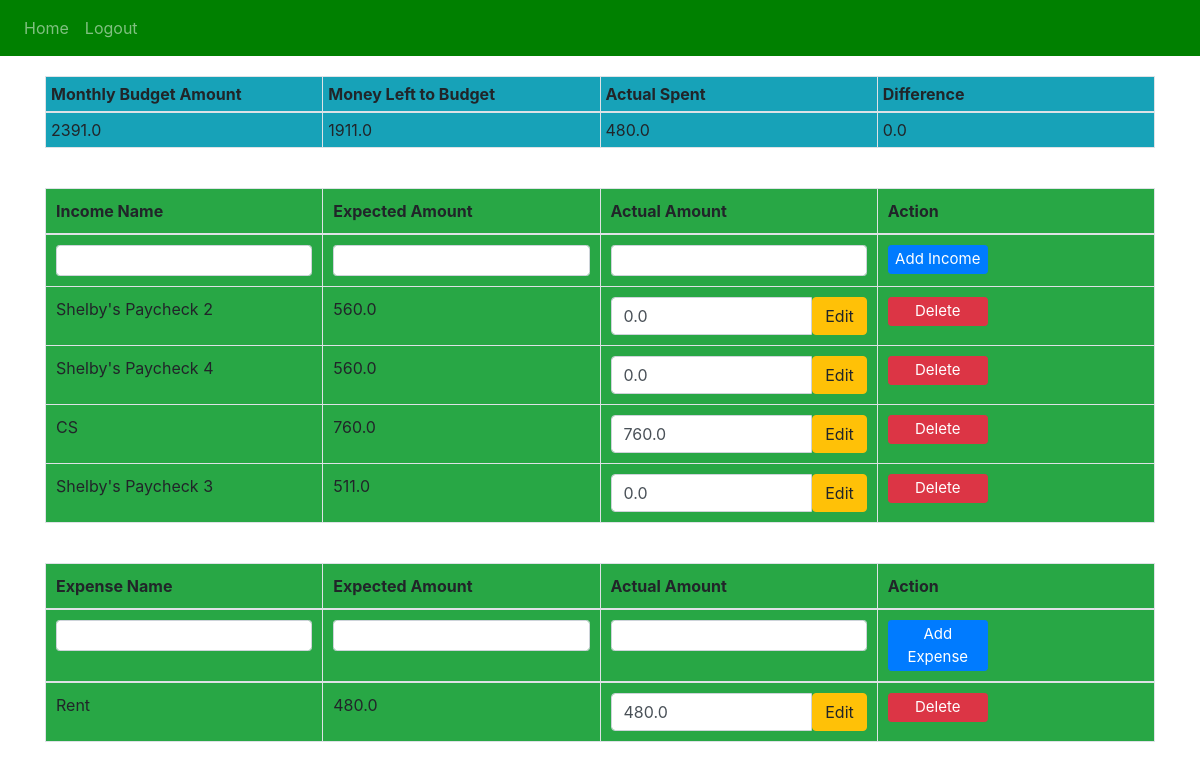
Screenshot of / (signed in) with the database file from the repository.
### website/models.py (models this page shows)
class Income(db.Model):
    id = db.Column(db.Integer, primary_key=True)
    income_name = db.Column(db.String(150))
    expected_income = db.Column(db.Float)
    actual_income = db.Column(db.Float)
    date = db.Column(db.DateTime(timezone=True), default=func.now())
    user_id = db.Column(db.Integer, db.ForeignKey('user.id'))

class Expense(db.Model):
    id = db.Column(db.Integer, primary_key=True)
    expense_name = db.Column(db.String(150))
    expected_expense = db.Column(db.Float)
    actual_expense = db.Column(db.Float)
    date = db.Column(db.DateTime(timezone=True), default=func.now())
    user_id = db.Column(db.Integer, db.ForeignKey('user.id'))

### website/views.py (the view)
@views.route('/', methods=['GET', 'POST'])
@login_required
def home():
    if request.method == 'POST':
        if 'expenseName' in request.form:
            addExpense()
        if 'incomeName' in request.form:
            addIncome()
    return render_template(
        "home.html",
        user=current_user,
        total_income=get_total_income(),
        remaining_to_budget=get_remaining_to_budget(),
        actual_spent=get_actual_spent(),
        difference=get_difference()
        )

### website/__init__.py (called while the page is built)
def create_app():
    app = Flask(__name__)
    app.config['SECRET_KEY'] = 'alhgaklgdakd jakhgakaggaae'
    app.config['SQLALCHEMY_DATABASE_URI'] = f'sqlite:///{DB_NAME}'
    db.init_app(app)
    from .views import views
    from .auth import auth
    app.register_blueprint(views, url_prefix='/')
    app.register_blueprint(auth, url_prefix='/')
    from .models import User, Expense, Income
    with app.app_context():
        db.create_all()
    login_manager = LoginManager()
    login_manager.login_view = 'auth.login'
    login_manager.init_app(app)
    @login_manager.user_loader
    def load_user(id):
        return User.query.get(int(id))
    return app

### website/views.py (called while the page is built)
def get_total_income():
    incomes = Income.query.with_entities(Income.expected_income).all()
    total_income = sum(income.expected_income for income in incomes)
    return total_income

def get_total_expenses():
    expenses = Expense.query.with_entities(Expense.expected_expense).all()
    total_expenses = sum(expense.expected_expense for expense in expenses)
    return total_expenses

def get_remaining_to_budget():
    total_income = get_total_income()
    total_expenses = get_total_expenses()
    remaining_to_budget = total_income - total_expenses
    return remaining_to_budget

def get_actual_spent():
    actual_expenses = Expense.query.with_entities(Expense.actual_expense).all()
    total_actual_expenses = sum(expense.actual_expense for expense in actual_expenses)
    return total_actual_expenses

def get_difference():
    total_expenses = get_total_expenses()
    actual_spent = get_actual_spent()
    difference = total_expenses - actual_spent
    return difference

### website/templates/home.html (shortened to what this page needs)
{% extends "base.html" %}
{% block content %}
<div id="tableContainer">
    <table class="table table-bordered" id="budgetTable">
        <thead>
            <tr>
                <th class="bg-info">Monthly Budget Amount</th>
                <th class="bg-info">Money Left to Budget</th>
                <th class="bg-info">Actual Spent</th>
                <th class="bg-info">Difference</th>
            </tr>
        </thead>
        <tbody>
            <tr>
                <td class="bg-info">{{ total_income }}</td>
                <td class="bg-info">{{ remaining_to_budget }}</td>
                <td class="bg-info">{{ actual_spent }}</td>
                <td class="bg-info">{{ difference }}</td>
            </tr>
        </tbody>
    </table>
</div>
<div id="tableContainer">
<table class="table table-bordered" id="incomeTable">
    <thead>
        <tr>
            <th class="bg-success">Income Name</th>
            <th class="bg-success">Expected Amount</th>
            <th class="bg-success">Actual Amount</th>
            <th class="bg-success">Action</th>
        </tr>
    </thead>
    <tbody>
            <tr>
                <form method="POST">
                    <td class="bg-success">
                        <input class="form-control form-control-sm" type="text" id="incomeName" name="incomeName" required>
                    </td>
                    <td class="bg-success">
                        <input class="form-control form-control-sm" type="number" id="expectedIncome" name="expectedIncome" required>
                    </td>
                    <td class="bg-success">
                        <input class="form-control form-control-sm" type="number" id="actualIncome" name="actualIncome" required>
                    </td>
                    <td class="bg-success">
                        <button type="submit" class="btn btn-primary btn-sm btn-custom">Add Income</button>
                    </td>
                </form>
            </tr>
        {% for income in user.incomes %}
        <tr>
            <td class="bg-success">{{ income.income_name }}</td>
            <td class="bg-success">{{ income.expected_income }}</td>
            <td class="bg-success">
            	<form id="form-{{ income.id }}" method="POST">
                    <div class="input-group">
                        <input type="number" class="form-control" name="actualIncome" value="{{ income.actual_income }}" aria-describedby="button-addon2" required>
                    	<button class="btn btn-warning" type="button" id="button-addon2" onClick="updateIncome({{ income.id }})">Edit</button>
                   </div>
                </form>
	        </td>
            <td class="bg-success">
                <button type="button" class="btn btn-danger btn-sm btn-custom" onClick="deleteIncome({{ income.id }})">Delete</button>
            </td>
        </tr>
        {% endfor %}
    </tbody>
</table>
</div>
<div id="tableContainer">
    <table class="table table-bordered" id="expenseTable">
        <thead>
            <tr>
                <th class="bg-success">Expense Name</th>
                <th class="bg-success">Expected Amount</th>
                <th class="bg-success">Actual Amount</th>
                <th class="bg-success">Action</th>
            </tr>
        </thead>
        <tr>
            <form method="POST">
                <td class="bg-success">
                    <input class="form-control form-control-sm" type="text" id="expenseName" name="expenseName" required>
                </td>
                <td class="bg-success">
                    <input class="form-control form-control-sm" type="number" id="expectedExpense" name="expectedExpense" required>
                </td>
                <td class="bg-success">
                    <input class="form-control form-control-sm" type="number" id="actualExpense" name="actualExpense" required>
                </td>
                <td class="bg-success">
                    <button type="submit" class="btn btn-primary btn-sm btn-custom">Add Expense</button>
                </td>
            </form>
        </tr>
        <tbody>
            {% for expense in user.expenses %}
            <tr>
                <td class="bg-success">{{ expense.expense_name }}</td>
                <td class="bg-success">{{ expense.expected_expense }}</td>
                <td class="bg-success">
                    <form id="form-{{ expense.id }}" method="POST">
                        <div class="input-group">
                            <input type="number" class="form-control" name="actualExpense" value="{{ expense.actual_expense }}" aria-describedby="button-addon2" required>
                            <button class="btn btn-warning" type="button" id="button-addon2" onClick="updateExpense({{ expense.id }})">Edit</button>
                        </div>
                    </form>
                </td>
                <td class="bg-success">
                    <button type="button" class="btn btn-danger btn-sm btn-custom" onClick="deleteExpense({{ expense.id }})">Delete</button>
                </td>
            </tr>
            {% endfor %}
        </tbody>
    </table>
</div>
{% endblock %}

### website/templates/base.html (shortened to what this page needs)
<!DOCTYPE html>
<html>
  <head>
    <link
      rel="stylesheet"
      href="https://stackpath.bootstrapcdn.com/bootstrap/4.4.1/css/bootstrap.min.css"
    />
    <link
      rel="stylesheet"
      href="https://stackpath.bootstrapcdn.com/font-awesome/4.7.0/css/font-awesome.min.css"
    />
  </head>
  <body>
    <nav class="navbar navbar-expand-lg navbar-dark" style="background-color: green;">
        <div class="collapse navbar-collapse" id="navbar">
          <div class="navbar-nav">
            {% if user.is_authenticated %}
            <a class="nav-item nav-link" id="home" href="/">Home</a>
            <a class="nav-item nav-link" id="logout" href="/logout">Logout</a>
            {% else %}
            <a class="nav-item nav-link" id="login" href="/login">Login</a>
            <a class="nav-item nav-link" id="signUp" href="/sign-up">Sign Up</a>
            {% endif %}
          </div>
        </div>
    </nav>
    <div class="container">
      {% block content %}
      {% endblock %}
    </div>
  </body>
  </html>

### website/templates/home.html (style rules this page uses)
.btn-custom { padding: 2px 5px; font-size: 15px; width: 100px; }
#incomeTable th, #incomeTable td { padding: 10px; width: calc(100% / 4); }
#tableContainer { display: flex; justify-content: center; border-collapse: collapse; flex-direction: column; align-items: center; width: 100%; }
#incomeTable { margin: 20px 0; }
#expenseTable th, #expenseTable td { padding: 10px; width: calc(100% /4); }
#expenseTable { margin: 20px 0; }
#budgetTable { margin: 20px 0; }
#budgetTable th, #budgetTable td { padding: 5px; width: calc(100% / 4); }
.input-group, .input-group input, .input-group button { margin-bottom: 0 !important; }

### rows the page displays
Income: income_name "Shelby's Paycheck 2", expected_income "560.0", actualIncome "0.0"
Income: income_name "Shelby's Paycheck 4", expected_income "560.0", actualIncome "0.0"
Income: income_name "CS", expected_income "760.0", actualIncome "760.0"
Income: income_name "Shelby's Paycheck 3", expected_income "511.0", actualIncome "0.0"
Expense: expense_name "Rent", expected_expense "480.0", actualExpense "480.0"

### other values shown
{{ total_income }} "2391.0"
{{ remaining_to_budget }} "1911.0"
{{ actual_spent }} "480.0"
{{ difference }} "0.0"
